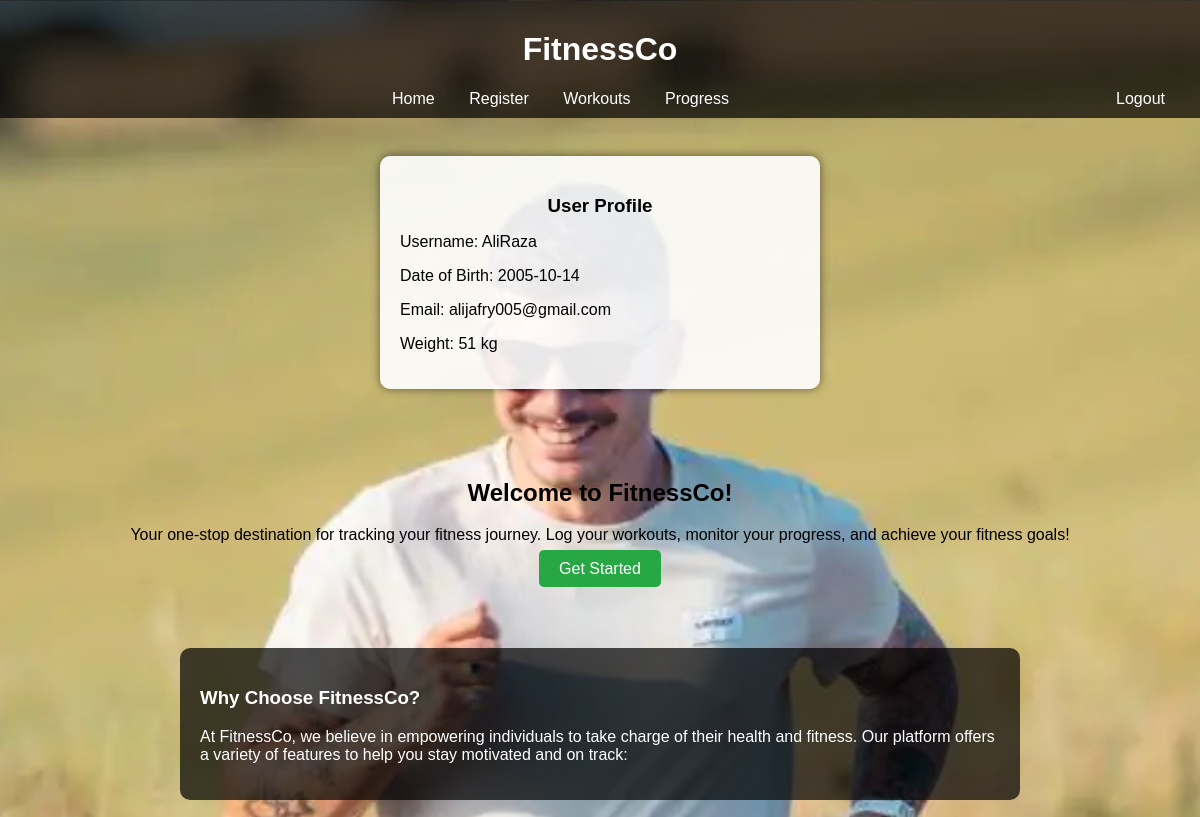
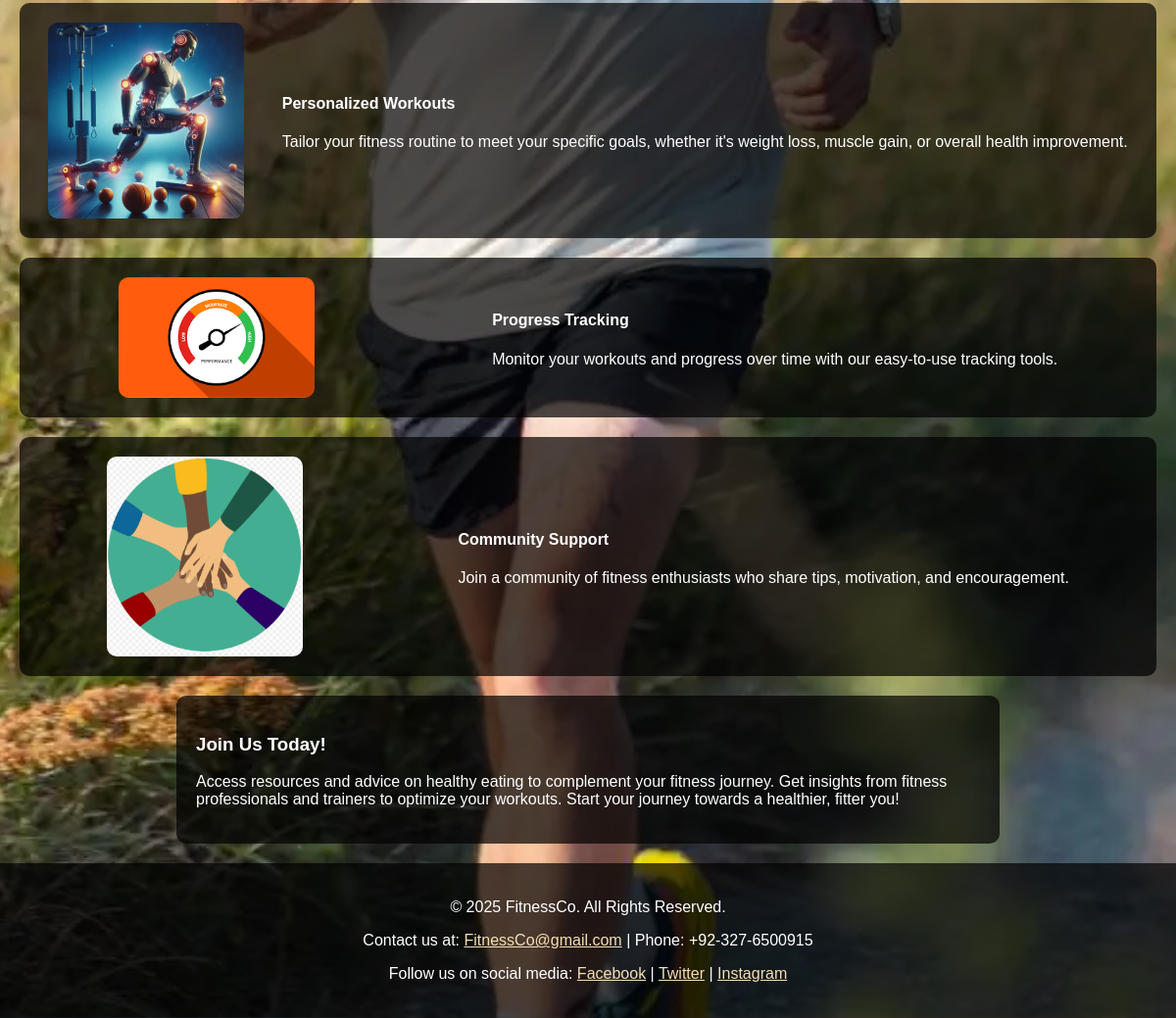
The page /index.php (signed in) on the database its author committed (2 pictures, top to bottom).
### tables this page shows
CREATE TABLE `user` (
  `userid` int(11) NOT NULL,
  `username` varchar(20) DEFAULT NULL,
  `DOB` date DEFAULT NULL,
  `age` int(11) GENERATED ALWAYS AS (timestampdiff(YEAR,`DOB`,curdate())) VIRTUAL,
  `e_mail` varchar(50) DEFAULT NULL,
  `password` varchar(255) DEFAULT NULL,
  `weight` int(11) DEFAULT NULL
);

### index.php (the view, shortened to what this page needs)
<?php
include 'db.php';
?>
<!DOCTYPE html>
<html lang="en">
<head>
    <link rel="stylesheet" href="styles.css">
</head>
<body>
    <header>
        <h1>FitnessCo</h1>
        <nav>
            <a href="index.php">Home</a>
            <a href="register.php">Register</a>
            <a href="workouts.php">Workouts</a>
            <a href="progress.php">Progress</a>
            <?php if (isset($_SESSION['userid'])): ?>
                <a href="logout.php" style="float: right;">Logout</a>
            <?php else: ?>
                <a href="login_Front.php" style="float: right;">Login</a>
            <?php endif; ?>
        </nav>
    </header>
<br>
 <?php if (isset($_SESSION['userid'])): ?>
        <div class="profile">
            <h3>User Profile</h3>
            <p>Username: <?php echo $_SESSION['username']; ?></p>
            <?php
            $userid = $_SESSION['userid'];
            $sql = "SELECT * FROM user WHERE userid = '$userid'";
            $result = $conn->query($sql);
            if ($result->num_rows > 0) {
                $user = $result->fetch_assoc();
                echo "<p>Date of Birth: " . htmlspecialchars($user['DOB']) . "</p>";
                echo "<p>Email: " . htmlspecialchars($user['e_mail']) . "</p>";
                echo "<p>Weight: " . htmlspecialchars($user['weight']) . " kg</p>";
            }
            ?>
        </div>
    <?php endif; ?>
 <div class="intro">
        <h2>Welcome to FitnessCo!</h2>
        <p>Your one-stop destination for tracking your fitness journey. Log your workouts, monitor your progress, and achieve your fitness goals!</p>
        <a href="register.php" class="get-started-button">Get Started</a>
    </div>
    <div class="content-section">
        <h3>Why Choose FitnessCo?</h3>
        <p>At FitnessCo, we believe in empowering individuals to take charge of their health and fitness. Our platform offers a variety of features to help you stay motivated and on track:</p>
    </div>
    <div class="details-section">
        <img src="personalized.webp" alt="Feature 1">
        <div>
            <h4>Personalized Workouts</h4>
            <p>Tailor your fitness routine to meet your specific goals, whether it's weight loss, muscle gain, or overall health improvement.</p>
        </div>
    </div>
    <div class="details-section">
 <img src="progress.png" alt="Feature 2">
        <div>
            <h4>Progress Tracking</h4>
            <p>Monitor your workouts and progress over time with our easy-to-use tracking tools.</p>
        </div>
    </div>
    <div class="details-section">
        <img src="community.png" alt="Feature 3">
        <div>
            <h4>Community Support</h4>
            <p>Join a community of fitness enthusiasts who share tips, motivation, and encouragement.</p>
        </div>
    </div>
    <div class="content-section">
        <h3>Join Us Today!</h3>
        <p>Access resources and advice on healthy eating to complement your fitness journey. Get insights from fitness professionals and trainers to optimize your workouts. Start your journey towards a healthier, fitter you!</p>
    </div>
    <footer>
        <p>&copy; 2025 FitnessCo. All Rights Reserved.</p>
        <p>Contact us at: <a href="mailto:FitnessCo@gmail.com" style="color: wheat;">FitnessCo@gmail.com</a> | Phone: +92-327-6500915</p>
        <p>Follow us on social media: <a href="#" style="color: wheat;">Facebook</a> | <a href="#" style="color: wheat;">Twitter</a> | <a href="#" style="color: wheat;">Instagram</a></p>
    </footer>
</body>
</html>

### styles.css (style rules this page uses)
body { font-family: Arial, sans-serif; margin: 0; padding: 0; background-image: url('background.webp'); background-size: cover; color: #333; }
header { background-color: rgba(0, 0, 0, 0.7); color: white; padding: 10px 20px; position: relative; text-align: center; }
nav a { color: white; margin: 0 15px; text-decoration: none; text-align: center; }
.intro { text-align: center; padding: 50px 20px; }
.get-started-button { background-color: #28a745; color: white; padding: 10px 20px; text-decoration: none; border-radius: 5px; }
footer { text-align: center; padding: 20px; background-color: rgba(0, 0, 0, 0.7); color: white; }

### index.php (style rules this page uses)
body { background-image: url('background.webp'); background-size: cover; background-position: center; color: white; font-family: Arial, sans-serif; }
.intro { text-align: center; margin: 20px; color:black; }
.details-section { display: flex; justify-content: space-around; align-items: center; margin: 20px; padding: 20px; background-color: rgba(0, 0, 0, 0.7); border-radius: 10px; }
.details-section img { width: 200px; border-radius: 10px; margin-right: 20px; }
.content-section { max-width: 800px; margin: 20px auto; padding: 20px; background-color: rgba(0, 0, 0, 0.7); border-radius: 10px; }
.profile { max-width: 400px; margin: 20px auto; padding: 20px; background-color: rgba(255, 255, 255, 0.9); color: black; border-radius: 10px; box-shadow: 0 0 10px rgba(0, 0, 0, 0.5); }
.profile h3 { text-align: center; margin-bottom: 15px; }
footer { text-align: center; padding: 20px; background-color: rgba(0, 0, 0, 0.7); }

### rows shown on the page
user: DOB "2005-10-14", e_mail "alijafry005@gmail.com", weight "51"

### other values the page prints
$_SESSION['username'] "AliRaza"
